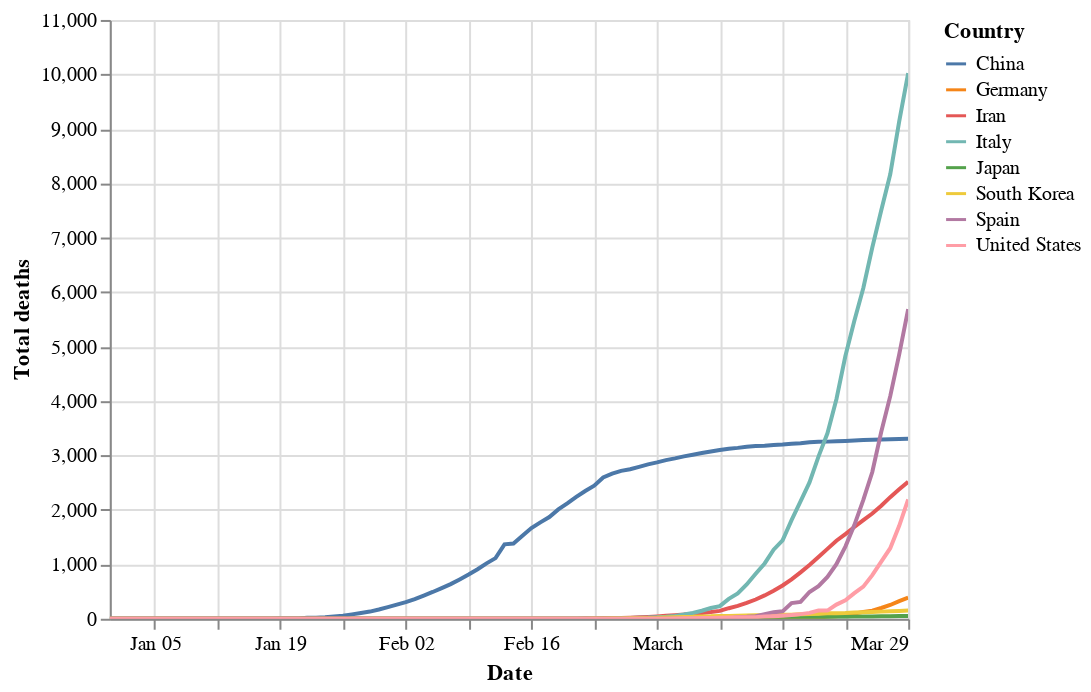

Notebook cell for this chart:
### Markdown cell above
### Deaths

### Code cell
plot('Total deaths')

### Figure 1 — Vega-Lite specification as saved in the notebook (floating-point values rounded to 4 significant figures; data arrays with more than 128 entries replaced by an {"elided": "..."} marker saying what was removed)
{"config": {"view": {"continuousWidth": 400, "continuousHeight": 300}}, "data": {"name": "data-06b3fa032b6985bab854b28ef21b61ba"}, "mark": "line", "encoding": {"color": {"type": "nominal", "field": "Country"}, "opacity": {"condition": {"value": 1, "selection": "selector013"}, "value": 0.2}, "tooltip": [{"type": "nominal", "field": "Country"}, {"type": "temporal", "field": "Date"}, {"type": "quantitative", "field": "Total deaths"}], "x": {"type": "temporal", "field": "Date"}, "y": {"type": "quantitative", "field": "Total deaths"}}, "selection": {"selector013": {"type": "multi", "fields": ["Country"], "bind": "legend"}, "selector014": {"type": "interval", "bind": "scales", "encodings": ["x", "y"]}}, "$schema": "https://vega.github.io/schema/vega-lite/v4.0.2.json", "datasets": {"data-06b3fa032b6985bab854b28ef21b61ba": {"elided": "720 records"}}}
